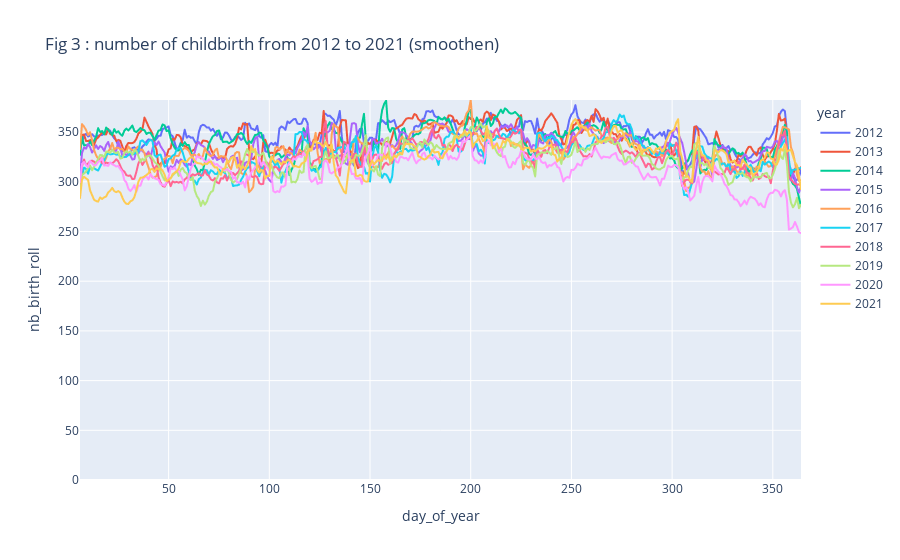

Source (notebook cell):
### Code cell
# plot avec plotly de toutes les années depuis 2012 (interactif)

px.line(
    df_per_year,
    x="day_of_year",
    y="nb_birth_roll",
    color="year",
    range_y=[0, df_per_year.nb_birth_roll.max()],
    hover_data=df_per_year.columns,
    title="Fig 3 : number of childbirth from 2012 to 2021 (smoothen) ",
)

### Figure 1 — Plotly figure (JSON) as saved in the notebook; plotly's stock layout.template omitted (floating-point values rounded to 4 significant figures; data arrays with more than 128 entries replaced by an {"elided": "..."} marker saying what was removed)
{"data": [{"customdata": {"elided": "359x2 mixed values"}, "hovertemplate": "year=%{customdata[1]}<br>day_of_year=%{x}<br>nb_birth_roll=%{y}<br>date=%{customdata[0]}<extra></extra>", "legendgroup": "2012", "line": {"color": "#636efa", "dash": "solid"}, "marker": {"symbol": "circle"}, "mode": "lines", "name": "2012", "showlegend": true, "type": "scattergl", "x": {"elided": "359 int values"}, "xaxis": "x", "y": {"elided": "359 float values"}, "yaxis": "y"}, {"customdata": {"elided": "359x2 mixed values"}, "hovertemplate": "year=%{customdata[1]}<br>day_of_year=%{x}<br>nb_birth_roll=%{y}<br>date=%{customdata[0]}<extra></extra>", "legendgroup": "2013", "line": {"color": "#EF553B", "dash": "solid"}, "marker": {"symbol": "circle"}, "mode": "lines", "name": "2013", "showlegend": true, "type": "scattergl", "x": {"elided": "359 int values"}, "xaxis": "x", "y": {"elided": "359 float values"}, "yaxis": "y"}, {"customdata": {"elided": "359x2 mixed values"}, "hovertemplate": "year=%{customdata[1]}<br>day_of_year=%{x}<br>nb_birth_roll=%{y}<br>date=%{customdata[0]}<extra></extra>", "legendgroup": "2014", "line": {"color": "#00cc96", "dash": "solid"}, "marker": {"symbol": "circle"}, "mode": "lines", "name": "2014", "showlegend": true, "type": "scattergl", "x": {"elided": "359 int values"}, "xaxis": "x", "y": {"elided": "359 float values"}, "yaxis": "y"}, {"customdata": {"elided": "359x2 mixed values"}, "hovertemplate": "year=%{customdata[1]}<br>day_of_year=%{x}<br>nb_birth_roll=%{y}<br>date=%{customdata[0]}<extra></extra>", "legendgroup": "2015", "line": {"color": "#ab63fa", "dash": "solid"}, "marker": {"symbol": "circle"}, "mode": "lines", "name": "2015", "showlegend": true, "type": "scattergl", "x": {"elided": "359 int values"}, "xaxis": "x", "y": {"elided": "359 float values"}, "yaxis": "y"}, {"customdata": {"elided": "359x2 mixed values"}, "hovertemplate": "year=%{customdata[1]}<br>day_of_year=%{x}<br>nb_birth_roll=%{y}<br>date=%{customdata[0]}<extra></extra>", "legendgroup": "2016", "line": {"color": "#FFA15A", "dash": "solid"}, "marker": {"symbol": "circle"}, "mode": "lines", "name": "2016", "showlegend": true, "type": "scattergl", "x": {"elided": "359 int values"}, "xaxis": "x", "y": {"elided": "359 float values"}, "yaxis": "y"}, {"customdata": {"elided": "359x2 mixed values"}, "hovertemplate": "year=%{customdata[1]}<br>day_of_year=%{x}<br>nb_birth_roll=%{y}<br>date=%{customdata[0]}<extra></extra>", "legendgroup": "2017", "line": {"color": "#19d3f3", "dash": "solid"}, "marker": {"symbol": "circle"}, "mode": "lines", "name": "2017", "showlegend": true, "type": "scattergl", "x": {"elided": "359 int values"}, "xaxis": "x", "y": {"elided": "359 float values"}, "yaxis": "y"}, {"customdata": {"elided": "359x2 mixed values"}, "hovertemplate": "year=%{customdata[1]}<br>day_of_year=%{x}<br>nb_birth_roll=%{y}<br>date=%{customdata[0]}<extra></extra>", "legendgroup": "2018", "line": {"color": "#FF6692", "dash": "solid"}, "marker": {"symbol": "circle"}, "mode": "lines", "name": "2018", "showlegend": true, "type": "scattergl", "x": {"elided": "359 int values"}, "xaxis": "x", "y": {"elided": "359 float values"}, "yaxis": "y"}, {"customdata": {"elided": "359x2 mixed values"}, "hovertemplate": "year=%{customdata[1]}<br>day_of_year=%{x}<br>nb_birth_roll=%{y}<br>date=%{customdata[0]}<extra></extra>", "legendgroup": "2019", "line": {"color": "#B6E880", "dash": "solid"}, "marker": {"symbol": "circle"}, "mode": "lines", "name": "2019", "showlegend": true, "type": "scattergl", "x": {"elided": "359 int values"}, "xaxis": "x", "y": {"elided": "359 float values"}, "yaxis": "y"}, {"customdata": {"elided": "359x2 mixed values"}, "hovertemplate": "year=%{customdata[1]}<br>day_of_year=%{x}<br>nb_birth_roll=%{y}<br>date=%{customdata[0]}<extra></extra>", "legendgroup": "2020", "line": {"color": "#FF97FF", "dash": "solid"}, "marker": {"symbol": "circle"}, "mode": "lines", "name": "2020", "showlegend": true, "type": "scattergl", "x": {"elided": "359 int values"}, "xaxis": "x", "y": {"elided": "359 float values"}, "yaxis": "y"}, {"customdata": {"elided": "359x2 mixed values"}, "hovertemplate": "year=%{customdata[1]}<br>day_of_year=%{x}<br>nb_birth_roll=%{y}<br>date=%{customdata[0]}<extra></extra>", "legendgroup": "2021", "line": {"color": "#FECB52", "dash": "solid"}, "marker": {"symbol": "circle"}, "mode": "lines", "name": "2021", "showlegend": true, "type": "scattergl", "x": {"elided": "359 int values"}, "xaxis": "x", "y": {"elided": "359 float values"}, "yaxis": "y"}], "layout": {"legend": {"title": {"text": "year"}, "tracegroupgap": 0}, "title": {"text": "Fig 3 : number of childbirth from 2012 to 2021 (smoothen) "}, "xaxis": {"anchor": "y", "domain": [0, 1], "title": {"text": "day_of_year"}}, "yaxis": {"anchor": "x", "domain": [0, 1], "range": [0, 382.3], "title": {"text": "nb_birth_roll"}}}}
